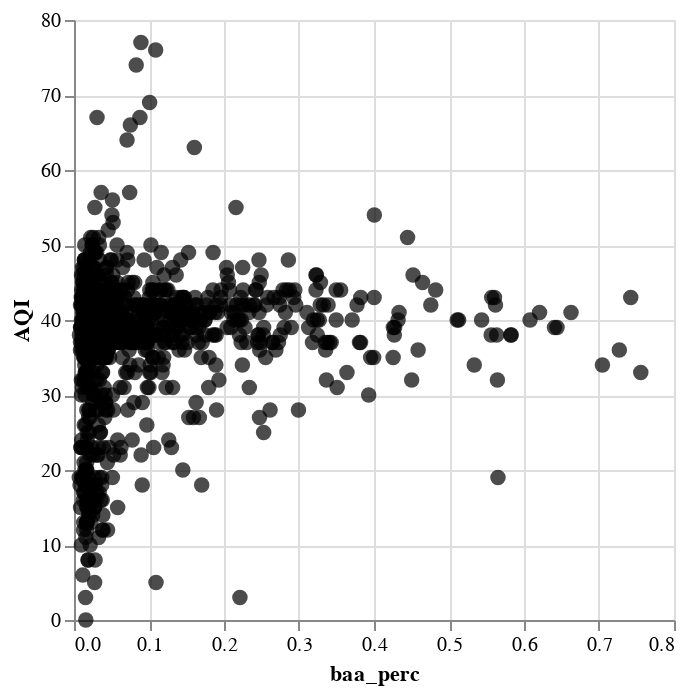

Here is the notebook cell this chart was saved with:
### Code cell
black

### Figure 1 — Vega-Lite specification as saved in the notebook (floating-point values rounded to 4 significant figures; data arrays with more than 128 entries replaced by an {"elided": "..."} marker saying what was removed)
{"config": {"view": {"continuousWidth": 300, "continuousHeight": 300}}, "data": {"name": "data-974d8b3b1e05bf63a0fb5c0d7623912f"}, "mark": {"type": "circle", "color": "black", "size": 60}, "encoding": {"x": {"field": "baa_perc", "type": "quantitative"}, "y": {"field": "AQI", "type": "quantitative"}}, "$schema": "https://vega.github.io/schema/vega-lite/v5.15.1.json", "datasets": {"data-974d8b3b1e05bf63a0fb5c0d7623912f": {"elided": "966 records"}}}
